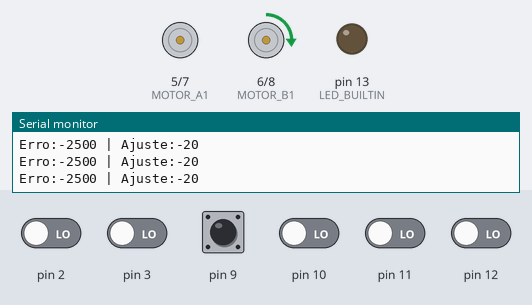
Simulated run of this sketch. Board: Arduino Uno, built with avr-gcc and run on an emulated ATmega328P. Parts: motor-driver pin pairs drawn as motors (green arrow = first pin HIGH = forward, orange = second pin HIGH = backward, longer = more drive), output pins drawn as LEDs (lit = HIGH), the last lines printed to the serial monitor. The test bench sets the inputs (shaded band); at power-on: pin 2, pin 3, pin 9–12 LOW.

Above: at 6.2 s.
6.3 s: pin 10 driven HIGH
At 7.5 s:
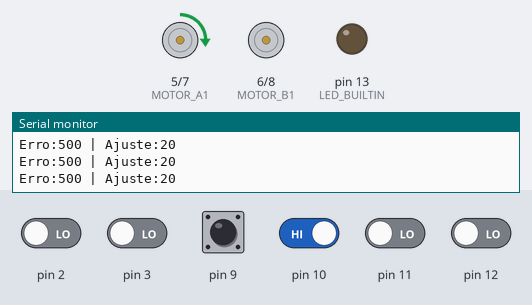
7.8 s: pin 9 driven HIGH
At 8.6 s:
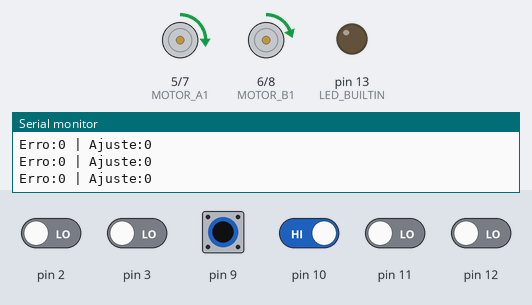
9.3 s: pin 2 driven HIGH
At 9.7 s:
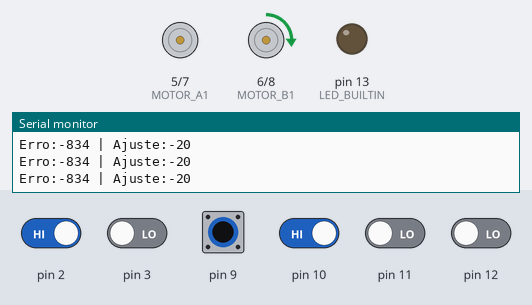
15.3 s: pin 9 pulsed LOW 5 times (0.12 s each, 0.3 s apart)
At 15.9 s:
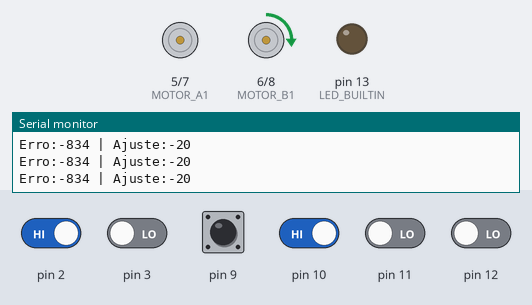
19.8 s: pin 11 driven HIGH
At 20.5 s:
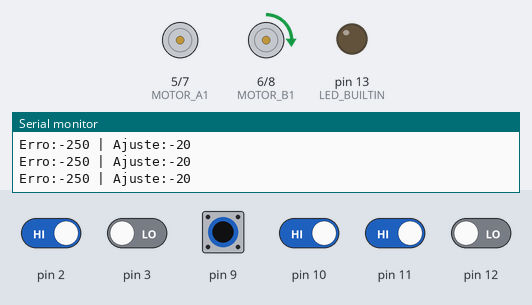
Timing chart, 0 to 22.8 s (numbered marks = the images above; inputs shaded):
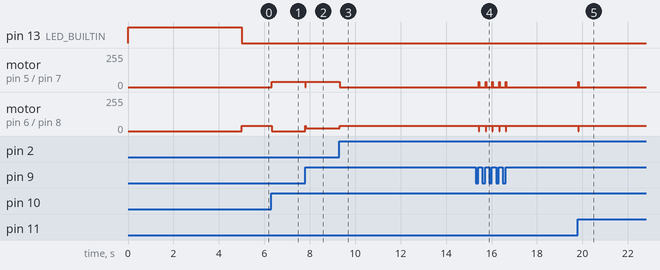

Measured:
- after the input at 6.3 s, motor on pin 5 (MOTOR_A1) / pin 7 (MOTOR_A2): stopped → forward 40/255 at once; motor on pin 6 (MOTOR_B1) / pin 8 (MOTOR_B2): forward 40/255 → stopped at once
- after the input at 7.8 s, motor on pin 5 (MOTOR_A1) / pin 7 (MOTOR_A2): forward 40/255 → stopped at once, → forward 40/255 0.02 s later; motor on pin 6 (MOTOR_B1) / pin 8 (MOTOR_B2): stopped → forward 20/255 at once
- after the input at 9.3 s, motor on pin 5 (MOTOR_A1) / pin 7 (MOTOR_A2): forward 40/255 → stopped at once; motor on pin 6 (MOTOR_B1) / pin 8 (MOTOR_B2): forward 20/255 → forward 40/255 at once
- after the input at 19.8 s, motor on pin 5 (MOTOR_A1) / pin 7 (MOTOR_A2): stopped → forward 40/255 at once, → stopped 0.02 s later; motor on pin 6 (MOTOR_B1) / pin 8 (MOTOR_B2): forward 40/255 → stopped at once, → forward 40/255 0.02 s later

The sketch:

CODIGO_PRINCIPAL.ino
```cpp
#include <QTRSensors.h>

// ===== DEFINIÇÕES DOS PINOS DOS MOTORES ===== //
#define MOTOR_A1 5  // Motor A (Esquerdo) - Frente
#define MOTOR_A2 7  // Motor A (Esquerdo) - Trás
#define MOTOR_B1 6  // Motor B (Direito) - Frente
#define MOTOR_B2 8  // Motor B (Direito) - Trás

// ===== PARÂMETROS DO PID ===== //
float KP = 0.24;     // Ganho Proporcional (suaviza correções)
float KD = 2.0;     // Ganho Derivativo (amortece oscilações)
int velocidadeBase = 20;  // Velocidade base (ajuste conforme piso)
int setpoint = 2500;      // Valor central dos sensores (0-5000)

// ===== VARIÁVEIS GLOBAIS ===== //
int erroAnterior = 0;
uint16_t posicaoLinha;
QTRSensors qtr;
const uint8_t SensorCount = 6;  // Número de sensores
uint16_t sensorValues[SensorCount];

void setup() {
  // ===== CONFIGURAÇÃO DOS SENSORES QTR ===== //
  qtr.setTypeRC();
  qtr.setSensorPins((const uint8_t[]){2, 3, 9, 10, 11, 12}, SensorCount);
  qtr.setEmitterPin(1);

  // ===== CALIBRAÇÃO DOS SENSORES ===== //
  pinMode(LED_BUILTIN, OUTPUT);
  digitalWrite(LED_BUILTIN, HIGH);
  for (uint16_t i = 0; i < 200; i++) {
    qtr.calibrate();
  }
  digitalWrite(LED_BUILTIN, LOW);

  // ===== CONFIGURAÇÃO DOS MOTORES ===== //
  pinMode(MOTOR_A1, OUTPUT);
  pinMode(MOTOR_A2, OUTPUT);
  pinMode(MOTOR_B1, OUTPUT);
  pinMode(MOTOR_B2, OUTPUT);

  Serial.begin(9600);  // Inicia comunicação serial para debug
}

void loop() {
  // ===== LEITURA DOS SENSORES ===== //
  posicaoLinha = qtr.readLineBlack(sensorValues);

  // ===== CÁLCULO DO PID ===== //
  int erro = posicaoLinha - setpoint;
  int derivativo = erro - erroAnterior;
  int ajuste = (KP * erro) + (KD * derivativo);

  // Limita o ajuste para não ultrapassar a velocidade base
  ajuste = constrain(ajuste, -velocidadeBase, velocidadeBase);

  // ===== APLICA AJUSTE AOS MOTORES ===== //
  int velocidadeEsq = velocidadeBase + ajuste;
  int velocidadeDir = velocidadeBase - ajuste;
  velocidadeEsq = constrain(velocidadeEsq, 0, 255);
  velocidadeDir = constrain(velocidadeDir, 0, 255);

  // ===== CONTROLE DOS MOTORES ===== //
  // Motor Esquerdo (A)
  analogWrite(MOTOR_A1, velocidadeEsq);  // Frente
  digitalWrite(MOTOR_A2, LOW);

  // Motor Direito (B)
  analogWrite(MOTOR_B1, velocidadeDir);  // Frente
  digitalWrite(MOTOR_B2, LOW);

  // ===== DEBUG (OPCIONAL) ===== //
  Serial.print("Erro:"); Serial.print(erro);
  Serial.print(" | Ajuste:"); Serial.println(ajuste);

  // ===== ATUALIZA VARIÁVEIS ===== //
  erroAnterior = erro;
  delay(5);  // Pequeno delay para estabilidade
}
```
